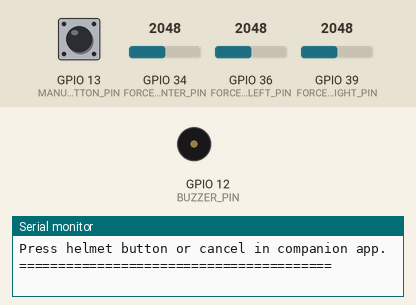
Recording of a program running on a simulated ESP32. On the bench: buzzer (waves = sounding, pin HIGH), the last lines printed to the serial monitor. The inputs (shaded band) are chosen by the test bench; at power-on: GPIO 13 (MANUAL_BUTTON_PIN) HIGH, GPIO 34 (FORCE_SENSOR_CENTER_PIN) = 2048, GPIO 36 (FORCE_SENSOR_LEFT_PIN) = 2048, GPIO 39 (FORCE_SENSOR_RIGHT_PIN) = 2048 (analog values on the 0–4095 scale). EEPROM starts erased; nothing arrives over Bluetooth unless stated; a phone connects over Bluetooth LE 3 s after start.

Above: at 0.2 s.
1.3 s: GPIO 13 (MANUAL_BUTTON_PIN) pulled LOW for 0.15 s
At 1.56 s:
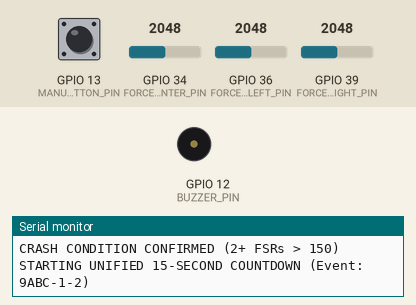
At 2.59 s:
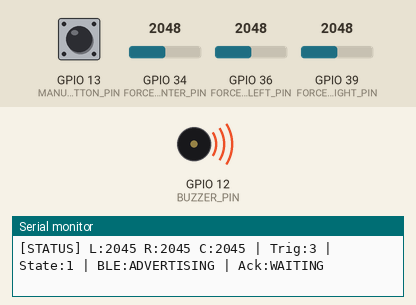
Timing chart, 0 to 10.4 s (numbered marks = the images above; inputs shaded):
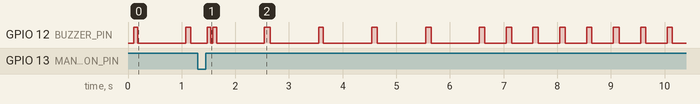

The program:

main.cpp
```cpp
#include <Arduino.h>
#include <Preferences.h>
#include "Config.h"
#include "SensorMonitor.h"
#include "BleServer.h"

// ============================================================
// SAFEHELM FIRMWARE (MODULAR V2)
// ============================================================

static SensorMonitor sensors;
static BleServer ble;
static Preferences prefs;

// NVS Monotonic counters
static uint32_t bootCount = 0;
static uint32_t eventSeq = 0;

// State tracking
enum class SystemState {
  IDLE,
  ACCIDENT_COUNTDOWN,
  ACCIDENT_LOCKED
};

static SystemState state = SystemState::IDLE;
static unsigned long countdownStartTime = 0;
static String activeEventId = "";

// Buzzer pattern generator (non-blocking)
enum class BuzzerMode {
  SILENT,
  PULSING_COUNTDOWN,
  CHIRP_CANCEL,
  CHIRP_SOS
};

static BuzzerMode buzzerMode = BuzzerMode::SILENT;
static unsigned long buzzerPatternStart = 0;

void setBuzzerMode(BuzzerMode mode) {
  buzzerMode = mode;
  buzzerPatternStart = millis();
  if (mode == BuzzerMode::SILENT) {
    digitalWrite(Config::BUZZER_PIN, LOW);
  }
}

void updateBuzzer() {
  unsigned long now = millis();
  unsigned long elapsed = now - buzzerPatternStart;

  switch (buzzerMode) {
    case BuzzerMode::SILENT:
      digitalWrite(Config::BUZZER_PIN, LOW);
      break;

    case BuzzerMode::PULSING_COUNTDOWN: {
      // Accelerating acoustic pulse as countdown approaches 0
      // 0-5s elapsed: 1 Hz (100ms on, 900ms off)
      // 5-10s elapsed: 2 Hz (100ms on, 400ms off)
      // 10-15s elapsed: 4 Hz rapid urgent pulse (100ms on, 150ms off)
      unsigned long cycle = 1000;
      if (elapsed > 10000) {
        cycle = 250;
      } else if (elapsed > 5000) {
        cycle = 500;
      }
      unsigned long phase = elapsed % cycle;
      digitalWrite(Config::BUZZER_PIN, (phase < 100) ? HIGH : LOW);
      break;
    }

    case BuzzerMode::CHIRP_CANCEL: {
      // Double chirp: 80ms ON, 60ms OFF, 80ms ON, then silent
      if (elapsed < 80) {
        digitalWrite(Config::BUZZER_PIN, HIGH);
      } else if (elapsed < 140) {
        digitalWrite(Config::BUZZER_PIN, LOW);
      } else if (elapsed < 220) {
        digitalWrite(Config::BUZZER_PIN, HIGH);
      } else {
        digitalWrite(Config::BUZZER_PIN, LOW);
        buzzerMode = BuzzerMode::SILENT;
      }
      break;
    }

    case BuzzerMode::CHIRP_SOS: {
      // Triple urgent beep: 3x (120ms ON, 80ms OFF)
      if (elapsed < 120 || (elapsed >= 200 && elapsed < 320) || (elapsed >= 400 && elapsed < 520)) {
        digitalWrite(Config::BUZZER_PIN, HIGH);
      } else if (elapsed >= 520) {
        digitalWrite(Config::BUZZER_PIN, LOW);
        buzzerMode = BuzzerMode::SILENT;
      } else {
        digitalWrite(Config::BUZZER_PIN, LOW);
      }
      break;
    }
  }
}

// ============================================================
// Event ID Generator (Monotonic & Persistent)
// ============================================================
String generateEventId() {
  eventSeq++;
  prefs.putUInt("seq", eventSeq);

  uint64_t chipId = ESP.getEfuseMac();
  uint16_t mac4 = (uint16_t)(chipId & 0xFFFF);

  char buffer[32];
  snprintf(buffer, sizeof(buffer), "%04X-%u-%lu", mac4, (unsigned int)bootCount, (unsigned long)eventSeq);
  return String(buffer);
}

// ============================================================
// Button Debounce & Long-Press SOS Handler
// ============================================================
static unsigned long buttonPressStart = 0;
static bool buttonWasDown = false;
static bool sosTriggeredForCurrentPress = false;

void handleButton() {
  bool isDown = (digitalRead(Config::MANUAL_BUTTON_PIN) == LOW);
  unsigned long now = millis();

  if (isDown) {
    if (!buttonWasDown) {
      // Just pressed
      buttonPressStart = now;
      buttonWasDown = true;
      sosTriggeredForCurrentPress = false;
    } else {
      // Held down
      unsigned long duration = now - buttonPressStart;

      // In IDLE state, a 2.5s hold triggers MANUAL SOS
      if (state == SystemState::IDLE && !sosTriggeredForCurrentPress && duration >= Config::SOS_LONG_PRESS_MS) {
        sosTriggeredForCurrentPress = true;
        setBuzzerMode(BuzzerMode::CHIRP_SOS);

        activeEventId = generateEventId();
        Serial.println();
        Serial.println("========================================");
        Serial.printf("MANUAL SOS TRIGGERED (Event: %s)\n", activeEventId.c_str());
        Serial.println("========================================");
        Serial.println();

        ble.sendEmergency("MANUAL_SOS", activeEventId);
      }
    }
  } else {
    // Released
    if (buttonWasDown) {
      unsigned long duration = now - buttonPressStart;
      buttonWasDown = false;

      // Short press (> debounce ms and not already handled as long press)
      if (duration >= Config::BUTTON_DEBOUNCE_MS && !sosTriggeredForCurrentPress) {
        if (state == SystemState::ACCIDENT_COUNTDOWN) {
          // CANCEL COUNTDOWN
          state = SystemState::IDLE;
          setBuzzerMode(BuzzerMode::CHIRP_CANCEL);
          sensors.clear();
          ble.sendEmergency("CANCEL", activeEventId);

          Serial.println();
          Serial.println("========================================");
          Serial.println("ACCIDENT CANCELLED BY HELMET BUTTON");
          Serial.println("Countdown aborted. Notified companion app.");
          Serial.println("========================================");
          Serial.println();
        }
      }
    }
  }
}

// ============================================================
// Setup
// ============================================================
void setup() {
  Serial.begin(115200);

  // Hardware Pins
  pinMode(Config::BUZZER_PIN, OUTPUT);
  digitalWrite(Config::BUZZER_PIN, LOW);
  pinMode(Config::MANUAL_BUTTON_PIN, INPUT_PULLUP);

  // NVS Setup for monotonic IDs
  prefs.begin("safehelm", false);
  bootCount = prefs.getUInt("boot", 0) + 1;
  prefs.putUInt("boot", bootCount);
  eventSeq = prefs.getUInt("seq", 0);

  // Initialize sensors and BLE
  sensors.begin();
  ble.begin();

  Serial.println();
  Serial.println("========================================");
  Serial.println("SAFEHELM HARDENED FIRMWARE READY");
  Serial.printf("Device: %s (Boot #%u, LastSeq #%lu)\n",
                Config::DEVICE_NAME, bootCount, (unsigned long)eventSeq);
  Serial.println("========================================");
  Serial.println();
}

// ============================================================
// Main Loop
// ============================================================
void loop() {
  unsigned long now = millis();

  // 1. Update sensors
  sensors.update();

  // 2. Handle button (cancel / SOS)
  handleButton();

  // 3. Handle remote cancel from companion phone over BLE
  if (ble.isCancelRequested() && state == SystemState::ACCIDENT_COUNTDOWN) {
    state = SystemState::IDLE;
    setBuzzerMode(BuzzerMode::CHIRP_CANCEL);
    sensors.clear();
    Serial.println();
    Serial.println("========================================");
    Serial.println("ACCIDENT CANCELLED REMOTELY BY PHONE APP");
    Serial.println("Countdown aborted. System returned to IDLE.");
    Serial.println("========================================");
    Serial.println();
  }

  // 4. Retry unacknowledged BLE emergency packets (3x every 2s)
  ble.retry();

  // 5. Update buzzer pattern
  updateBuzzer();

  // 6. State Machine
  switch (state) {
    case SystemState::IDLE: {
      if (sensors.confirmed()) {
        state = SystemState::ACCIDENT_COUNTDOWN;
        countdownStartTime = now;
        activeEventId = generateEventId();
        setBuzzerMode(BuzzerMode::PULSING_COUNTDOWN);

        // UNIFIED COUNTDOWN: Notify companion phone IMMEDIATELY upon crash confirmation
        ble.sendEmergency("ACCIDENT", activeEventId);

        Serial.println();
        Serial.println("========================================");
        Serial.println("CRASH CONDITION CONFIRMED (2+ FSRs > 150)");
        Serial.printf("STARTING UNIFIED 15-SECOND COUNTDOWN (Event: %s)\n", activeEventId.c_str());
        Serial.println("Press helmet button or cancel in companion app.");
        Serial.println("========================================");
        Serial.println();
      }
      break;
    }

    case SystemState::ACCIDENT_COUNTDOWN: {
      if (now - countdownStartTime >= Config::CANCELLATION_MS) {
        // 15 seconds elapsed without rider aborting on either device
        state = SystemState::ACCIDENT_LOCKED;
        setBuzzerMode(BuzzerMode::SILENT);

        Serial.println();
        Serial.println("========================================");
        Serial.printf("COUNTDOWN EXPIRED (Event: %s)\n", activeEventId.c_str());
        Serial.println("System locked. Companion phone dispatches emergency alerts.");
        Serial.println("========================================");
        Serial.println();
      }
      break;
    }

    case SystemState::ACCIDENT_LOCKED: {
      // Re-arm only after force sensors return below threshold
      if (sensors.belowThreshold()) {
        state = SystemState::IDLE;
        sensors.clear();
        Serial.println("[SAFEHELM] Sensors returned to normal. System re-armed.");
      }
      break;
    }
  }


  // Debug output every 500ms
  static unsigned long lastDebugTime = 0;
  if (now - lastDebugTime >= 500) {
    lastDebugTime = now;
    uint16_t l, r, c;
    sensors.getValues(l, r, c);
    Serial.printf("[STATUS] L:%u R:%u C:%u | Trig:%u | State:%d | BLE:%s | Ack:%s\n",
                  l, r, c,
                  sensors.getTriggeredCount(),
                  (int)state,
                  ble.isConnected() ? "CONNECTED" : "ADVERTISING",
                  ble.acknowledged() ? "YES" : "WAITING");
  }

  delay(10);
}
```

BleServer.cpp
```cpp
#include "BleServer.h"

void BleServer::begin() {
  NimBLEDevice::init(Config::DEVICE_NAME);
  NimBLEDevice::setMTU(247);

  server_ = NimBLEDevice::createServer();
  server_->setCallbacks(this);

  auto* service = server_->createService(Config::SERVICE_UUID);
  event_ = service->createCharacteristic(
      Config::EVENT_UUID,
      NIMBLE_PROPERTY::NOTIFY | NIMBLE_PROPERTY::WRITE | NIMBLE_PROPERTY::READ);
  event_->setCallbacks(this);
  event_->setValue("{}");
  service->start();

  auto* advertising = NimBLEDevice::getAdvertising();
  advertising->addServiceUUID(Config::SERVICE_UUID);
  advertising->setScanResponse(true);
  advertising->start();

  Serial.println("[BLE] GATT Server initialized and advertising started");
}

void BleServer::onConnect(NimBLEServer* pServer) {
  connected_ = true;
  Serial.println("[BLE] Smartphone companion connected");
}

void BleServer::onDisconnect(NimBLEServer* pServer) {
  connected_ = false;
  Serial.println("[BLE] Companion disconnected, resuming advertisement");
  NimBLEDevice::startAdvertising();
}

void BleServer::notify(const String& payload) {
  if (event_ != nullptr) {
    event_->setValue(payload.c_str());
    event_->notify();
  }
}

void BleServer::sendEmergency(const char* type, const String& id) {
  StaticJsonDocument<180> doc;
  doc["version"] = 1;
  doc["type"] = type;
  doc["event_id"] = id;
  doc["timestamp"] = (unsigned long)(millis() / 1000);

  pendingPayload_ = "";
  serializeJson(doc, pendingPayload_);
  pendingId_ = id;
  acknowledged_ = false;
  attempts_ = 0;
  lastSent_ = 0;

  // Send first attempt immediately
  retry();
}

void BleServer::sendStatus() {
  StaticJsonDocument<120> doc;
  doc["version"] = 1;
  doc["type"] = "STATUS";
  doc["device_id"] = Config::DEVICE_NAME;
  String payload;
  serializeJson(doc, payload);
  notify(payload);
}

void BleServer::retry() {
  if (acknowledged_ || attempts_ >= 3) {
    return;
  }
  uint32_t now = millis();
  if (attempts_ > 0 && (now - lastSent_ < 2000)) {
    return;
  }

  attempts_++;
  lastSent_ = now;
  notify(pendingPayload_);

  Serial.printf("[BLE] Transmitted %s (Attempt %u/3): %s\n",
                pendingId_.c_str(), attempts_, pendingPayload_.c_str());
}

void BleServer::onWrite(NimBLECharacteristic* c) {
  StaticJsonDocument<256> doc;
  const std::string raw = c->getValue();
  if (deserializeJson(doc, raw.c_str())) {
    return;
  }
  if (doc["version"] != 1) {
    return;
  }

  const char* type = doc["type"] | "";
  const char* id = doc["event_id"] | "";

  if (strcmp(type, "ACK") == 0 && String(id) == pendingId_) {
    acknowledged_ = true;
    Serial.printf("[BLE] Phone confirmed ACK for event: %s. Retries stopped.\n", id);
  } else if (strcmp(type, "CANCEL") == 0) {
    cancelRequested_ = true;
    acknowledged_ = true;
    Serial.printf("[BLE] Phone requested CANCEL for event: %s.\n", id);
  } else if (strcmp(type, "PING") == 0) {
    StaticJsonDocument<64> pong;
    pong["version"] = 1;
    pong["type"] = "PONG";
    String payload;
    serializeJson(pong, payload);
    notify(payload);
  }
}

bool BleServer::isCancelRequested() {
  if (cancelRequested_) {
    cancelRequested_ = false;
    return true;
  }
  return false;
}
```

BleServer.h
```cpp
#pragma once
#include <Arduino.h>
#include <NimBLEDevice.h>
#include <ArduinoJson.h>
#include "Config.h"

class BleServer : public NimBLECharacteristicCallbacks, public NimBLEServerCallbacks {
 public:
  void begin();
  void sendEmergency(const char* type, const String& id);
  void sendStatus();
  void retry();
  bool acknowledged() const { return acknowledged_; }
  bool isConnected() const { return connected_; }
  uint8_t getAttempts() const { return attempts_; }
  bool isCancelRequested();

  // Characteristic Callbacks
  void onWrite(NimBLECharacteristic* c) override;

  // Server Callbacks
  void onConnect(NimBLEServer* pServer) override;
  void onDisconnect(NimBLEServer* pServer) override;

 private:
  NimBLEServer* server_ = nullptr;
  NimBLECharacteristic* event_ = nullptr;
  String pendingId_;
  String pendingPayload_;
  bool acknowledged_ = true;
  bool connected_ = false;
  bool cancelRequested_ = false;
  uint8_t attempts_ = 0;
  uint32_t lastSent_ = 0;

  void notify(const String& payload);
};
```

SensorMonitor.cpp
```cpp
#include "SensorMonitor.h"

void SensorMonitor::begin() {
  analogReadResolution(12);
  filtered_[0] = 0;
  filtered_[1] = 0;
  filtered_[2] = 0;
  aboveSince_ = 0;
  lastSample_ = 0;
  lastAboveCount_ = 0;
}

void SensorMonitor::update() {
  uint32_t now = millis();
  if (now - lastSample_ < Config::SAMPLE_INTERVAL_MS) {
    return;
  }
  lastSample_ = now;

  const int pins[] = {
    Config::FORCE_SENSOR_LEFT_PIN,
    Config::FORCE_SENSOR_RIGHT_PIN,
    Config::FORCE_SENSOR_CENTER_PIN
  };

  uint8_t aboveCount = 0;
  for (int i = 0; i < 3; i++) {
    uint16_t raw = analogRead(pins[i]);
    // 4-tap running average filter: (3 * filtered + raw) / 4
    filtered_[i] = (uint16_t)(((uint32_t)filtered_[i] * 3 + raw) / 4);
    if (filtered_[i] >= Config::ACCIDENT_THRESHOLD) {
      aboveCount++;
    }
  }

  lastAboveCount_ = aboveCount;

  if (Config::SAFEHELM_CALIBRATION) {
    Serial.printf("[FSR] L:%u R:%u C:%u (trig:%u)\n",
                  filtered_[0], filtered_[1], filtered_[2], aboveCount);
  }

  // Majority-voting: requires at least 2 of 3 sensors to cross threshold simultaneously
  if (aboveCount >= 2) {
    if (aboveSince_ == 0) {
      aboveSince_ = now;
    }
  } else {
    aboveSince_ = 0;
  }
}

bool SensorMonitor::confirmed() const {
  return aboveSince_ != 0 && (millis() - aboveSince_ >= Config::CONFIRMATION_MS);
}

bool SensorMonitor::belowThreshold() const {
  return lastAboveCount_ < 2;
}

void SensorMonitor::clear() {
  aboveSince_ = 0;
}

void SensorMonitor::getValues(uint16_t& left, uint16_t& right, uint16_t& center) const {
  left = filtered_[0];
  right = filtered_[1];
  center = filtered_[2];
}

uint8_t SensorMonitor::getTriggeredCount() const {
  return lastAboveCount_;
}
```

SensorMonitor.h
```cpp
#pragma once
#include <Arduino.h>
#include "Config.h"

class SensorMonitor {
 public:
  void begin();
  void update();
  bool confirmed() const;
  bool belowThreshold() const;
  void clear();
  void getValues(uint16_t& left, uint16_t& right, uint16_t& center) const;
  uint8_t getTriggeredCount() const;

 private:
  uint16_t filtered_[3] = {0, 0, 0};
  uint32_t aboveSince_ = 0;
  uint32_t lastSample_ = 0;
  uint8_t lastAboveCount_ = 0;
};
```

Config.h
```cpp
#pragma once
#include <Arduino.h>

namespace Config {
// Tested breadboard wiring: GPIO36=VP, GPIO39=VN, GPIO34=D34
constexpr int FORCE_SENSOR_LEFT_PIN = 36;
constexpr int FORCE_SENSOR_RIGHT_PIN = 39;
constexpr int FORCE_SENSOR_CENTER_PIN = 34;

// GPIO12 drives 2N2222A base via 1kΩ; never drives 5V buzzer directly
constexpr int BUZZER_PIN = 12;

// Tactile button: INPUT_PULLUP, pressed = LOW
constexpr int MANUAL_BUTTON_PIN = 13;

// Sensor thresholds
constexpr uint16_t ACCIDENT_THRESHOLD = 150;
constexpr uint32_t SAMPLE_INTERVAL_MS = 10;   // 100 Hz sampling for impact detection
constexpr uint32_t CONFIRMATION_MS = 50;       // 50ms multi-sample persistence window
constexpr uint32_t CANCELLATION_MS = 15000;

// Button timing
constexpr uint32_t BUTTON_DEBOUNCE_MS = 50;
constexpr uint32_t SOS_LONG_PRESS_MS = 2500; // Hold button 2.5s for manual SOS

// BLE Configuration
constexpr char DEVICE_NAME[] = "SAFEHELM-0001";
constexpr char SERVICE_UUID[] = "7a01a8b4-4b1e-4a7c-9be5-6a1e9484bb01";
constexpr char EVENT_UUID[] = "7a01a8b4-4b1e-4a7c-9be5-6a1e9484bb02";

// Debug / Calibration
constexpr bool SAFEHELM_CALIBRATION = false;
}
```
